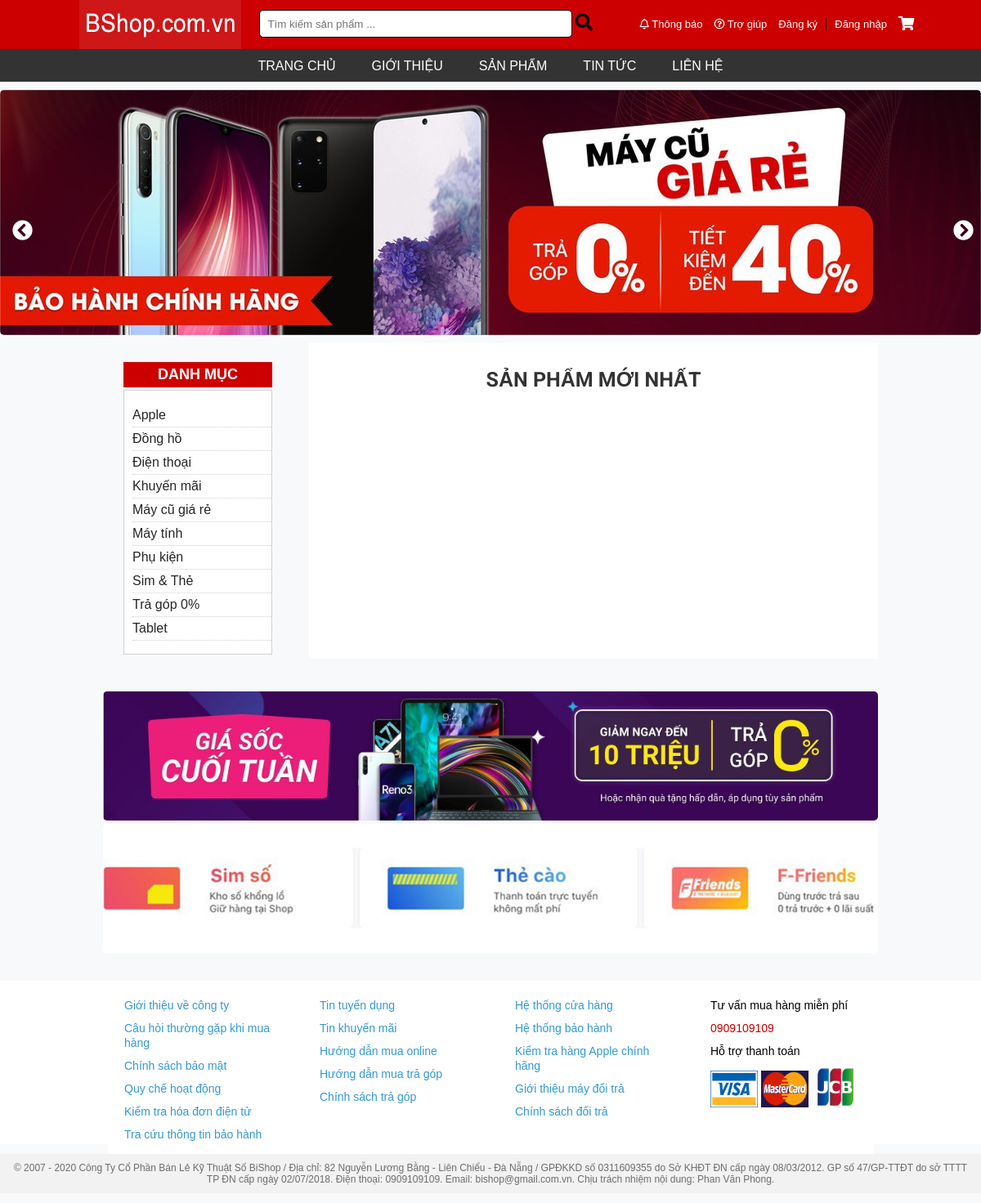
The app's page /index.php?maPhanLoai=AP with its own data.
### tables this page shows
CREATE TABLE `phanloai` (
  `maPhanLoai` varchar(20) NOT NULL,
  `tenPhanLoai` varchar(30) NOT NULL
);

### index.php (the view, shortened to what this page needs)
<!DOCTYPE html>
<html lang="en">
  <head>
    <link rel="stylesheet" href="CSS/index.css" />
    <link
      rel="stylesheet"
      href="https://maxcdn.bootstrapcdn.com/font-awesome/4.4.0/css/font-awesome.min.css"
    />
    <link rel="stylesheet" href="https://use.fontawesome.com/releases/v5.6.3/css/all.css">
  </head>
  <body>
      <?php
        require_once ('connect.php');
        $sql1 = "SELECT * FROM phanloai";
        $result1 = $db ->query($sql1);
      ?>
    <div class="container">
      <header>
        <div class="top-container">
          <div class="logo"><img src="image/logo.jpg" /></div>
          <div class="input">
            <form action="">
              <input type="text" placeholder="&nbsp;&nbsp;Tìm kiếm sản phẩm ..." />
              <i class="fa fa-search fa-lg" aria-hidden="true"></i>
            </form>
          </div>
          <div class="login">
            <a href="#"
              ><i class="far fa-bell"></i> Thông báo</a
            >
            <a href="#">
            <i class="far fa-question-circle"></i> Trợ
              giúp</a
            >
            <?php
              if(!isset($_SESSION['username'])){
            ?>
            <a href="add-kh.php">Đăng ký</a> |
            <a href="login.php">Đăng nhập</a>
            <a href="list-cart.php"><i class="fas fa-shopping-cart fa-lg"></i></a>
              <?php } ?>
          </div>
        </div>
        <div class="menu">
          <ul>
            <li><a href="#">TRANG CHỦ</a></li>
            <li><a href="#">GIỚI THIỆU</a></li>
            <li><a href="#">SẢN PHẨM</a></li>
            <li><a href="#">TIN TỨC</a></li>
            <li><a href="#">LIÊN HỆ</a></li>
          </ul>
        </div>
      </header>
      <nav>
        <div class="slide">
          <div class="dieuhuong">
            <i
              class="fa fa-chevron-circle-left"
              aria-hidden="true"
              onclick="Back()"
            ></i>
            <i
              class="fa fa-chevron-circle-right"
              aria-hidden="true"
              onclick="Next()"
            ></i>
          </div>
          <div class="chuyen-slide">
            <img src="image/banner1.png" alt="nav" width="100%" />
          </div>
        </div>
      </nav>
      <main>
        <div class="grid-container">
            <div class="vmenu">
            <p>DANH MỤC</p>
              <div class="div">
                <ul>
                  <?php
                    while($rs1 = $result1 ->fetch()){
                  ?>
                    <li><a href="index.php?maPhanLoai=<?php echo $rs1['maPhanLoai'] ?>"><?php echo $rs1['tenPhanLoai'] ?></a></li>
                  <?php } ?>
                </ul>
                </div>
            </div>
            <article>
              <p class="tilte">SẢN PHẨM MỚI NHẤT</p>
            </article>
        </div>
            <div class="quangcao">
              <img src="image/bannergiamgia.jpg" alt="" width="100%">
              <img src="../ASS/image/banner.jpg" alt="" width="100%">
            </div>
      </main>
<footer>
    <div class="infomation">
        <div>
            <ul>
                <li><a href="#">Giới thiệu về công ty</a></li>
                <li><a href="#">Câu hỏi thường gặp khi mua hàng</a></li>
                <li><a href="#">Chính sách bảo mật</a></li>
                <li><a href="#">Quy chế hoạt động</a></li>
                <li><a href="#">Kiểm tra hóa đơn điện tử</a></li>
                <li><a href="#">Tra cứu thông tin bảo hành</a></li>
            </ul>
        </div>
        <div>
            <ul>
                <li><a href="#">Tin tuyển dụng</a></li>
                <li><a href="#">Tin khuyến mãi</a></li>
                <li><a href="#">Hướng dẫn mua online</a></li>
                <li><a href="#">Hướng dẫn mua trả góp</a></li>
                <li><a href="#">Chính sách trả góp</a></li>
            </ul>
        </div>
        <div>
            <ul>
                <li><a href="#">Hệ thống cửa hàng</a></li>
                <li><a href="#">Hệ thống bảo hành</a></li>
                <li><a href="#">Kiểm tra hàng Apple chính hãng</a></li>
                <li><a href="#">Giới thiệu máy đổi trả</a></li>
                <li><a href="#">Chính sách đổi trả</a></li>
            </ul>
        </div>
        <div>
            <ul>
                <li><a href="#" style="color: black;">Tư vấn mua hàng miễn phí</a></li>
                <li><a href="#" style="color: #cc0000;">0909109109</a></li>
                <li><a href="#" style="color: black;">Hỗ trợ thanh toán</a></li>
                <li>
                    <a href="#">
                        <img src="image/visa.png" width="30%" height="45px">
                        <img src="image/master.jpg" width="30%" height = "45px">
                        <img src="image/JCB.jpg" width="30%" height="50px">
                    </a>
                </li>
            </ul>
        </div>
    </div>
</footer>
<div class="end-container">
    <p>© 2007 - 2020 Công Ty Cổ Phần Bán Lẻ Kỹ Thuật Số BiShop / Địa chỉ: 82 Nguyễn Lương Bằng - Liên Chiểu - Đà Nẵng / GPĐKKD số 0311609355 do Sở KHĐT ĐN cấp ngày 08/03/2012. GP số 47/GP-TTĐT do sở TTTT TP ĐN cấp ngày 02/07/2018. Điện thoại: 0909109109. Email: bishop@gmail.com.vn. Chịu trách nhiệm nội dung: Phan Văn Phong.</p>
</div>
    </div>
  </body>
</html>

### CSS/index.css (style rules this page uses)
body { margin: 0; padding: 0; box-sizing: border-box; background-color: #f8f9fa; }
.container header { width: 100%; }
.top-container { width: 100%; height: 60px; background-color: #cc0000; display: grid; grid-template-columns: 1fr 1.5fr 1.5fr; grid-column-gap: 10px; padding: 0; margin: 0; }
.top-container .logo img { float: right; max-width: 200px; }
.top-container .input { margin: 12px; }
.top-container .input input { width: 90%; height: 30px; border-radius: 5px; border: 0.1px solid black; }
.top-container .login { margin: 20px; }
.top-container .login a { text-decoration: none; color: #ffffff; font-family: Arial, Helvetica, sans-serif; font-size: 13px; padding: 5px; }
.menu { max-width: 100%; background-color: #333333; height: 40px; text-align: center; }
.menu ul { list-style-type: none; padding: 0; margin: 0; }
.menu li { display: inline-block; padding: 12px 20px; text-align: center; }
.menu a { text-decoration: none; color: #ffffff; font-family: Arial, Helvetica, sans-serif; }
.container nav { padding-top: 10px; max-width: 1200px; margin: 0 auto; }
nav .slide { width: 1200px; overflow: hidden; position: relative; border-radius: 5px; }
.dieuhuong { font-size: 25px; top: 48%; position: absolute; padding: 15px; color: white; }
.dieuhuong i:last-child { position: absolute; margin-left: 1126px; }
nav .chuyen-slide { width: 3600px; transition: all 1s; }
nav img { width: 1200px; float: left; }
.container main { max-width: 79%; margin: 0 auto; margin-top: 10px; }
.grid-container { display: grid; padding: 0; grid-template-columns: 1fr 3fr; grid-column-gap: 20px; }
.vmenu p { font-family: Arial, Helvetica, sans-serif; font-weight: bolder; font-size: 18px; color: #ffffff; background-color: #cc0000; width: 100%; padding: 5px 0px; text-align: center; }
.vmenu { padding: 5px 25px; }
.div { border: 1px solid #d1d1d1; margin-top: -15px; background-color: #fff; }
.vmenu ul { list-style-type: none; }
.vmenu li { padding: 5px 0px; border-bottom: 1px dotted #d1d1d1; margin-left: -30px; }
.vmenu a { text-decoration: none; font-family: Arial, Helvetica, sans-serif; color: #252525; }
main .quangcao { width: 100%; margin-top: 40px; }
main .quangcao img { border-radius: 5px; }
article { background-color: #ffffff; padding: 5px 10px; }
article .tilte { font-size: 25px; font-family: "Roboto", sans-serif; font-weight: bolder; color: #333333; text-align: center; }
.container footer { margin-top: 30px; width: 100%; background-color: #ffffff; height: 200px; }
footer .infomation { max-width: 78%; margin: 0 auto; display: grid; grid-template-columns: 1fr 1fr 1fr 1fr; grid-column-gap: 20px; background-color: #ffffff; font-family: Arial, Helvetica, sans-serif; }
.infomation ul { list-style-type: none; margin-left: -25px; }
.infomation li { padding: 5px; }
.infomation a { text-decoration: none; font-family: Arial, Helvetica, sans-serif; font-size: 14px; color: #3399d2; }
.container .end-container { width: 100%; background-color: #f2f2f2; }
.container .end-container p { color: #6d6d6d; font-family: Arial, Helvetica, sans-serif; text-align: center; font-size: 12px; padding: 10px; }

### records on screen
phanloai: tenPhanLoai "Apple"
phanloai: tenPhanLoai "Đồng hồ"
phanloai: tenPhanLoai "Điện thoại"
phanloai: tenPhanLoai "Khuyến mãi"
phanloai: tenPhanLoai "Máy cũ giá rẻ"
phanloai: tenPhanLoai "Máy tính"
phanloai: tenPhanLoai "Phụ kiện"
phanloai: tenPhanLoai "Sim & Thẻ"
phanloai: tenPhanLoai "Trả góp 0%"
phanloai: tenPhanLoai "Tablet"
